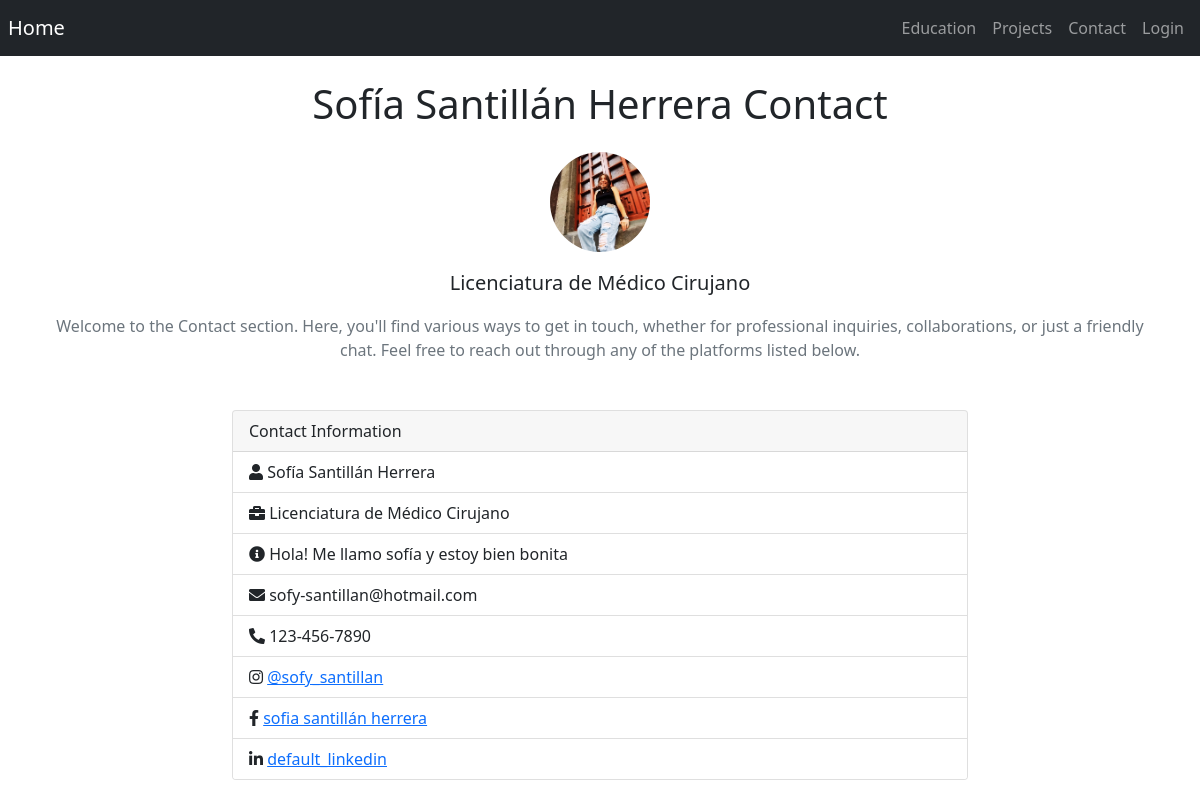
The app's page /contact with its own data.
### app.py (models this page shows)
class Contact(db.Model):
    id = db.Column(db.Integer, primary_key=True)
    name = db.Column(db.String(100), default="Default Name")
    professional_title = db.Column(db.String(100), default="Default Title")
    description = db.Column(db.String(500), default="Default Description")
    email = db.Column(db.String(100), default="default@example.com")
    cellphone = db.Column(db.String(20), default="123-456-7890")
    instagram = db.Column(db.String(100), default="default_instagram")
    facebook = db.Column(db.String(100), default="default_facebook")
    linkedin = db.Column(db.String(100), default="default_linkedin")

### app.py (the view)
@app.route('/contact')
def contact():
    contact_info = Contact.query.first()
    if not contact_info:
        return "No contact information available."
    info = Info.query.first()
    if info:
        profile_picture_url = url_for('uploaded_file', filename=info.profile_picture_path) if info.profile_picture_path else None
    else:
        profile_picture_url = None
    return render_template('contact.html', contact=contact_info, profile_picture_url=profile_picture_url)

### templates/contact.html (shortened to what this page needs)
{% extends "base.html" %}
{% block content %}
<div class="container text-center">
    <h1 class="mt-4">{{contact.name}} Contact</h1>
    <div class="row justify-content-center mt-4 my-3">
        <div class="col-md-6 text-center">
            {% if profile_picture_url %}
            <div class="d-flex justify-content-center align-items-center">
                <img src="{{ profile_picture_url }}" alt="Profile Picture" class="rounded-circle" style="width: 100px; height: 100px;">
            </div>
            {% else %}
            <p class="text-muted">Profile picture coming soon...</p>
            {% endif %}
        </div>
    </div>
    <p class="lead">{{contact.professional_title}}</p>
    <p class="text-center text-muted">
        Welcome to the Contact section. Here, you'll find various ways to get in touch, whether for professional inquiries, collaborations, or just a friendly chat. Feel free to reach out through any of the platforms listed below.
    </p>
</div>
<div class="container mt-5 my-3">
    <div class="row justify-content-center">
        <div class="col-md-8">
            <div class="card">
                <div class="card-header">
                    Contact Information
                </div>
                <ul class="list-group list-group-flush">
                    <li class="list-group-item">
                        <i class="fas fa-user mr-2"></i> {{ contact.name }}
                    </li>
                    <li class="list-group-item">
                        <i class="fas fa-briefcase mr-2"></i> {{ contact.professional_title }}
                    </li>
                    <li class="list-group-item">
                        <i class="fas fa-info-circle mr-2"></i> {{ contact.description }}
                    </li>
                    <li class="list-group-item">
                        <i class="fas fa-envelope mr-2"></i> {{ contact.email }}
                    </li>
                    <li class="list-group-item">
                        <i class="fas fa-phone-alt mr-2"></i> {{ contact.cellphone }}
                    </li>
                    <li class="list-group-item">
                        <i class="fab fa-instagram mr-2"></i> <a href="https://instagram.com/{{ contact.instagram }}" target="_blank">{{ contact.instagram }}</a>
                    </li>
                    <li class="list-group-item">
                        <i class="fab fa-facebook-f mr-2"></i> <a href="https://facebook.com/{{ contact.facebook }}" target="_blank">{{ contact.facebook }}</a>
                    </li>
                    <li class="list-group-item">
                        <i class="fab fa-linkedin-in mr-2"></i> <a href="https://linkedin.com/in/{{ contact.linkedin }}" target="_blank">{{ contact.linkedin }}</a>
                    </li>
                </ul>
            </div>
        </div>
    </div>
</div>
{% endblock %}

### templates/base.html (shortened to what this page needs)
<!DOCTYPE html>
<html lang="en">
<head>
    <link href="https://stackpath.bootstrapcdn.com/bootstrap/5.0.0-beta1/css/bootstrap.min.css" rel="stylesheet">
    <link href="https://cdn.jsdelivr.net/npm/bootstrap@5.1.0/dist/css/bootstrap.min.css" rel="stylesheet">
    <link rel="stylesheet" href="https://cdnjs.cloudflare.com/ajax/libs/font-awesome/5.15.4/css/all.min.css">
    <link rel="stylesheet" href="https://cdnjs.cloudflare.com/ajax/libs/font-awesome/5.15.3/css/all.min.css">
    <link rel="stylesheet" href="{{ url_for('static', filename='css/style.css') }}">
</head>
<body>
    <nav class="navbar navbar-expand-lg navbar-dark bg-dark px-2">
        <a class="navbar-brand" href="/">Home</a>
        <div class="collapse navbar-collapse" id="navbarNav">
            <ul class="navbar-nav ms-auto">
                <li class="nav-item">
                    <a class="nav-link" href="/education">Education</a>
                </li>
                <li class="nav-item">
                    <a class="nav-link" href="/projects">Projects</a>
                </li>
                <li class="nav-item">
                    <a class="nav-link" href="/contact">Contact</a>
                </li>
                <li class="nav-item">
                    <a class="nav-link" href="/login">Login</a>
                </li>
            </ul>
        </div>
    </nav>
    {%block content%}{%endblock%}
</body>
</html>

### static/css/style.css (style rules this page uses)
body { overflow-x: hidden; }

### records on screen
Contact: name "Sofía Santillán Herrera", professional_title "Licenciatura de Médico Cirujano", description "Hola! Me llamo sofía y estoy bien bonita", email "sofy-santillan@hotmail.com", cellphone "123-456-7890", instagram "@sofy_santillan", facebook "sofia santillán herrera", linkedin "default_linkedin"
